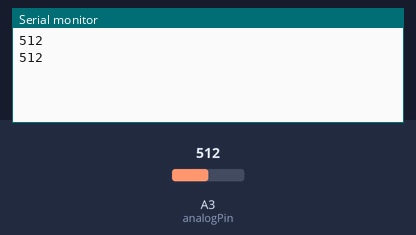
This sketch was run on a simulated Arduino Uno, built with avr-gcc and run on an emulated ATmega328P. On the bench: the last lines printed to the serial monitor. The inputs (shaded band) are chosen by the test bench; at power-on: A3 (analogPin) = 512.

Above: at 5.8 s.
5.9 s: A3 (analogPin) set to 716
At 11.2 s:
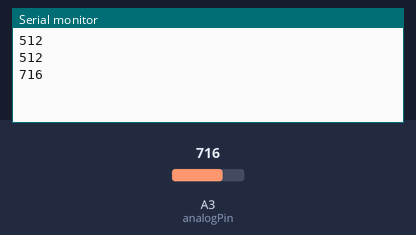
11.9 s: A3 (analogPin) set to 900
At 16.2 s:
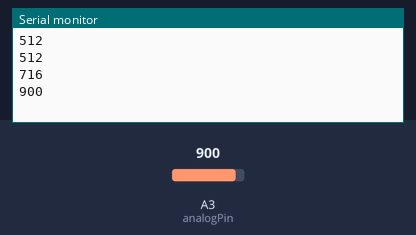
Timing chart, 0 to 17.7 s (numbered marks = the images above; inputs shaded):
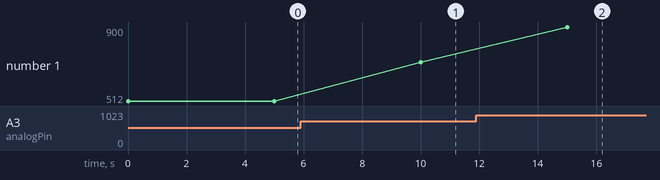

Measured:
- after the input at 5.9 s, the serial monitor: prints a new line after 4.1 s (image 1)
- after the input at 11.9 s, the serial monitor: prints a new line after 3.1 s (image 2)
- plotted number 1: 512 → 716 after the input at 5.9 s, 716 → 900 after the input at 11.9 s

The sketch:

pyserial1.ino
```cpp
 int analogPin=3;
 int data=0;

 void setup()
 {
  Serial.begin(9600);
 }

void loop()
{
  data=analogRead(analogPin);
  Serial.println(data);
  delay(5000);

  }
```
